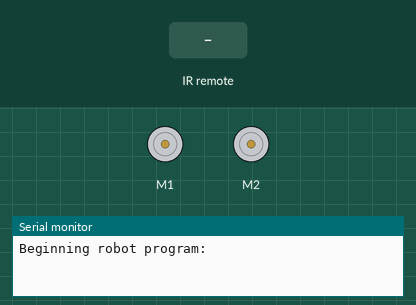
This sketch was run on a simulated Arduino Uno, built with avr-gcc and run on an emulated ATmega328P. Shown: 2 × DC motor (green arrow = forward, orange = backward, longer = faster), the last lines printed to the serial monitor. The test bench sets the inputs (shaded band).

Above: at 1.2 s.
1.3 s: infrared code 0x20FE4DBB received
At 1.9 s:
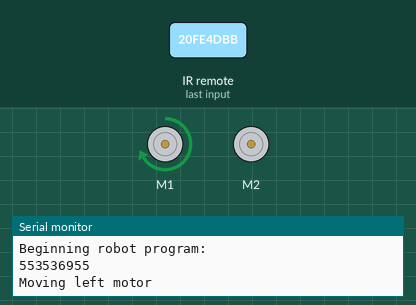
2.8 s: infrared code 0x52A3D41F received
At 3.1 s:
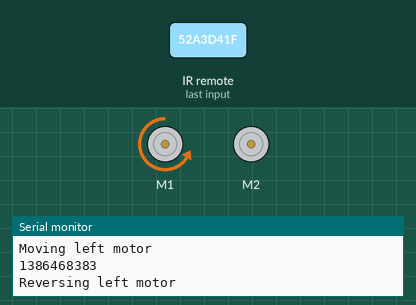
4.3 s: infrared code 0xFF5AA5 received
At 5.4 s:
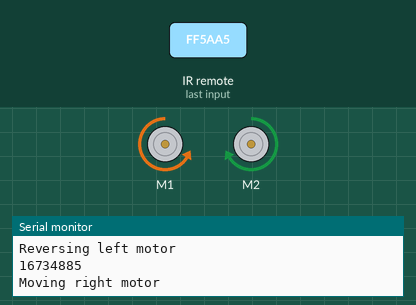
5.8 s: infrared code 0xD7E84B1B received
At 6.6 s:
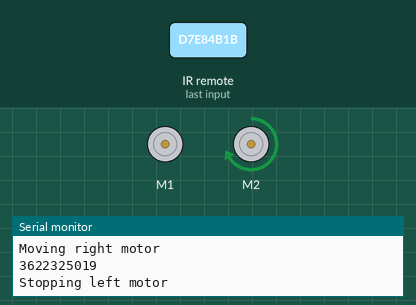
7.3 s: infrared code 0xFF10EF received
At 7.7 s:
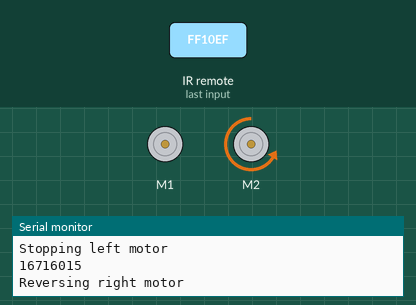
8.8 s: infrared code 0xFFB04F received
At 10.0 s:
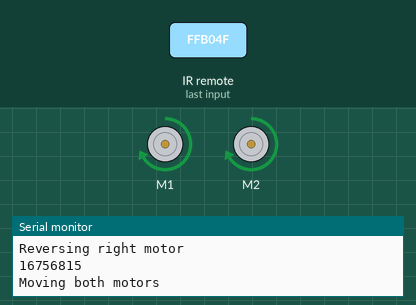
Timing chart, 0 to 11.3 s (numbered marks = the images above; inputs shaded):
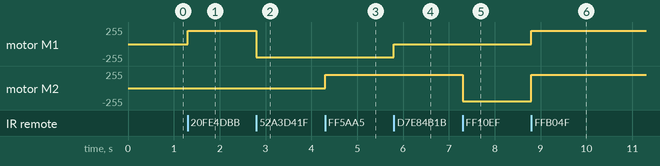

The sketch:

rcBOT.ino
```cpp
#include <AFMotor.h>
#include <IRremote.h>


AF_DCMotor m1(1); //sets placement and signal
AF_DCMotor m2(2);

int IRpin = 10; //sets up IR
IRrecv irrecv(IRpin);
decode_results results;

void setup(){
  Serial.begin(9600); //Starts the serial, allowing for debug outputs
  Serial.println("Beginning robot program:");

  irrecv.enableIRIn(); //enables the IR

  m1.setSpeed(200); //setup for the Motors
  m2.setSpeed(200);

}

void loop(){
  if(irrecv.decode(&results)){
      Serial.println(results.value, DEC);
      irrecv.resume();   // allows the IR to recieve the next value
  }

  if(results.value == 553536955){ //moves left motor
    results.value = 0;
    Serial.println("Moving left motor");
    m1.run(FORWARD);
  }
  if(results.value == 3622325019){ //stops left motor
    results.value = 0;
    Serial.println("Stopping left motor");
    m1.run(RELEASE);
  }
  if(results.value == 1386468383){ //revs left motor
    results.value = 0;
    Serial.println("Reversing left motor");
    m1.run(BACKWARD);
  }
  if(results.value == 16734885){ //moves right motor
    results.value = 0;
    Serial.println("Moving right motor");
    m2.run(FORWARD);
  }
  if(results.value == 16726215){ //stops right motor
    results.value = 0;
    Serial.println("Stopping right motor");
    m2.run(RELEASE);
  }
  if(results.value == 16716015){ //revs right motor
    results.value = 0;
    Serial.println("Reversing right motor");
    m2.run(BACKWARD);
  }
  if(results.value == 16756815){ //moves both motors
    results.value = 0;
    Serial.println("Moving both motors");
    m1.run(FORWARD);
    m2.run(FORWARD);
  }
  if(results.value == 16750695){ //stops both motors
    results.value = 0;
    Serial.println("Stopping both motors");
    m1.run(RELEASE);
    m2.run(RELEASE);
  }
  if(results.value == 16738455){ //revs both motors
    results.value = 0;
    Serial.println("Reversing both motors");
    m1.run(BACKWARD);
    m2.run(BACKWARD);
  }
}

//POWR=16753245 MODE=16736925 MUTE=16769565
//PLAY=16720605 BACK=16712445 FWRD=16761405
//EQZR=16769055 MNUS=16754775 PLUS=16748655
//ZERO=16738455 SWCH=16750695 U/SD=16756815
//OONE=16724175 TTWO=16718055 THRE=16743045
//FOUR=16716015 FIVE=16726215 SSIX=16734885
//SEVN=16728765 EIGH=16730805 NINE=16732845

//BEFORE= 4294967295
```

Measured:
- after the input at 1.3 s, motor M1: stopped → forward 200/255 at once
- after the input at 2.8 s, motor M1: forward 200/255 → backward 200/255 at once
- after the input at 4.3 s, motor M2: stopped → forward 200/255 at once
- after the input at 5.8 s, motor M1: backward 200/255 → stopped at once
- after the input at 7.3 s, motor M2: forward 200/255 → backward 200/255 at once
- after the input at 8.8 s, motor M1: stopped → forward 200/255 at once; motor M2: backward 200/255 → forward 200/255 at once
